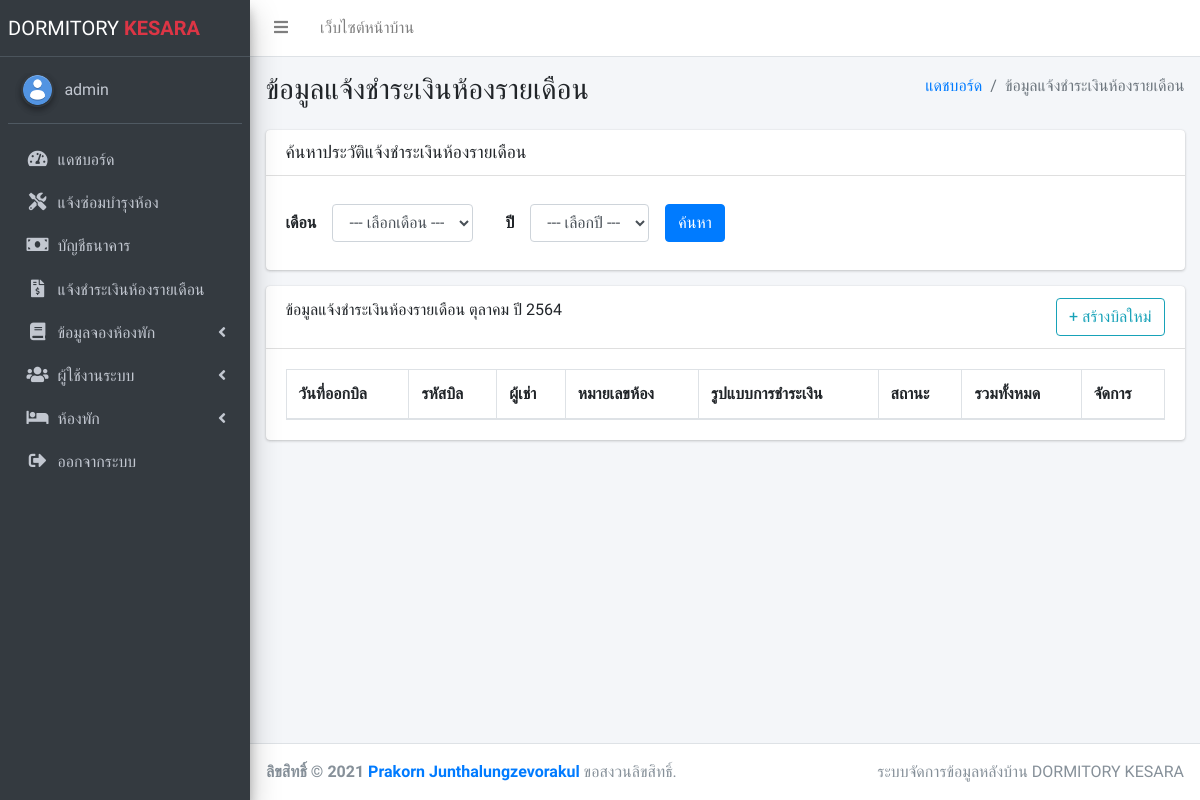
The page /admin/notice_payment.php (signed in) on the database as committed earlier.
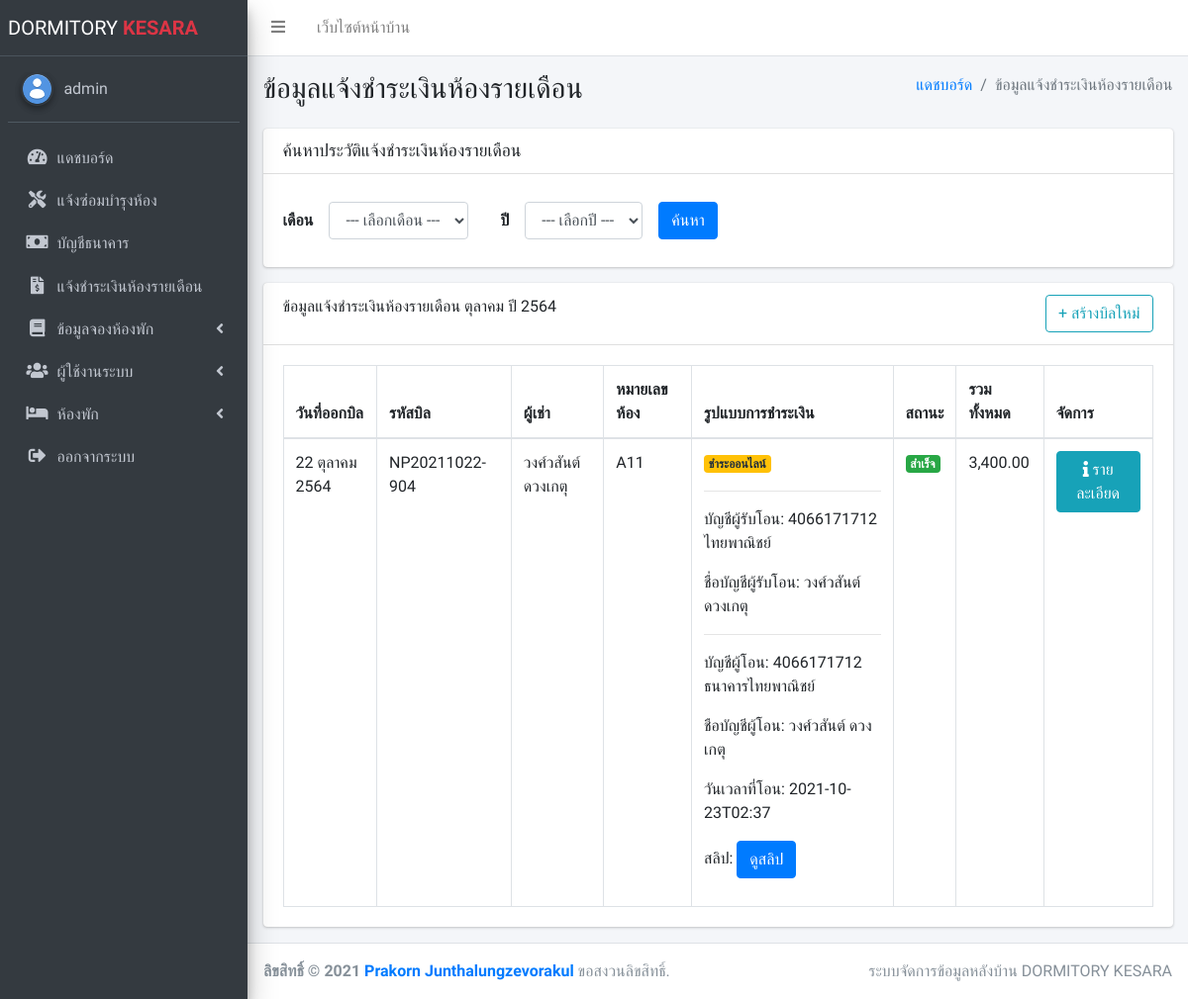
The same page on the database as committed later.
### tables this page shows
CREATE TABLE `notice_payments` (
  `np_id` varchar(255) NOT NULL COMMENT 'รหัสใบเสร็จ',
  `np_customer_username` varchar(255) NOT NULL COMMENT 'ลูกค้า',
  `np_manager_name` varchar(255) NOT NULL COMMENT 'ชื่อผู้จัดการ',
  `np_room_id` varchar(255) NOT NULL COMMENT 'รหัสห้อง',
  `np_month` varchar(255) NOT NULL COMMENT 'เดือน',
  `np_year` varchar(255) NOT NULL COMMENT 'ปี',
  `np_cost` decimal(10,2) NOT NULL COMMENT 'ราคาทั้งหมด',
  `np_fine` decimal(10,2) NOT NULL COMMENT 'ค่าปรับ',
  `np_expired_date` varchar(255) NOT NULL COMMENT 'วันที่หมดเขต',
  `np_status` varchar(255) NOT NULL COMMENT 'สถานะ',
  `np_pay` varchar(255) NOT NULL COMMENT 'รูปแบบการจ่ายเงิน',
  `np_receive_bank` varchar(255) NOT NULL COMMENT 'ธนาคารรับเงิน',
  `np_receive_acc` varchar(255) NOT NULL COMMENT 'เลขบัญชีรับเงิน',
  `np_receive_owner` varchar(255) NOT NULL COMMENT 'ชื่อบัญชีรับเงิน',
  `np_transfer_bank` varchar(255) NOT NULL COMMENT 'ธนาคารผู้โอน',
  `np_transfer_acc` varchar(255) NOT NULL COMMENT 'เลขบัญชีผู้โอน',
  `np_transfer_owner` varchar(255) NOT NULL COMMENT 'ชื่อบัญชีผู้โอน',
  `np_transfer_datetime` varchar(255) NOT NULL COMMENT 'เวลาที่โอน',
  `np_slip` text NOT NULL COMMENT 'ไฟล์ภาพสลิป',
  `np_created` datetime NOT NULL DEFAULT current_timestamp() COMMENT 'วันที่สร้าง'
);

CREATE TABLE `customers` (
  `username` varchar(255) NOT NULL COMMENT 'ชื่อผู้ใช้งาน',
  `id_card` char(13) NOT NULL COMMENT 'เลขบัตรประชาชน',
  `firstname` varchar(255) NOT NULL COMMENT 'ชื่อจริง',
  `lastname` varchar(255) NOT NULL COMMENT 'นามสกุล',
  `gender` varchar(10) NOT NULL COMMENT 'เพศ',
  `phone_number` varchar(255) NOT NULL COMMENT 'เบอร์โทร',
  `address` text NOT NULL COMMENT 'ที่อยู่',
  `email` varchar(255) NOT NULL COMMENT 'อีเมล',
  `password` varchar(255) NOT NULL COMMENT 'รหัสผ่าน',
  `current_book` varchar(255) NOT NULL COMMENT 'รายการปัจจุบัน',
  `status` varchar(255) NOT NULL COMMENT 'สถานะ',
  `active` varchar(10) NOT NULL DEFAULT 'Enable' COMMENT 'สถานะบัญชี',
  `created` timestamp NOT NULL DEFAULT current_timestamp() COMMENT 'วันที่เพิ่มข้อมูล',
  `updated` timestamp NOT NULL DEFAULT current_timestamp() ON UPDATE current_timestamp() COMMENT 'อัพเดตล่าสุด'
);

### admin/notice_payment.php (the view, shortened to what the rows shown need)
<?php
require_once('api/connect.php');
function monthThai($strDate)
{
    $strMonth = date("n", strtotime($strDate));
    $strMonthCut = array("", "มกราคม", "กุมภาพันธ์", "มีนาคม", "เมษายน", "พฤษภาคม", "มิถุนายน", "กรกฎาคม", "สิงหาคม", "กันยายน", "ตุลาคม", "พฤศจิกายน", "ธันวาคม");
    $strMonthThai = $strMonthCut[$strMonth];
    return "$strMonthThai";
}
function yearThai($strDate)
{
    $strYear = date("Y", strtotime($strDate)) + 543;
    return "$strYear";
}
function dateThai($strDate)
{
    $strYear = date("Y", strtotime($strDate)) + 543;
    $strMonth = date("n", strtotime($strDate));
    $strDay = date("j", strtotime($strDate));
    $strMonthCut = array("", "มกราคม", "กุมภาพันธ์", "มีนาคม", "เมษายน", "พฤษภาคม", "มิถุนายน", "กรกฎาคม", "สิงหาคม", "กันยายน", "ตุลาคม", "พฤศจิกายน", "ธันวาคม");
    $strMonthThai = $strMonthCut[$strMonth];
    return "$strDay $strMonthThai $strYear";
}
$current_month = monthThai(date("Y-m-d"));
$current_year = yearThai(date("Y-m-d"));
$sql = "SELECT * FROM notice_payments,customers WHERE notice_payments.np_customer_username=customers.username AND np_month=:month AND np_year=:year ORDER BY np_created DESC";
$stmt = $pdo->prepare($sql);
$stmt->execute([
    'month' => $current_month,
    'year' => $current_year
]);
$data = $stmt->fetchAll();
?>
<!DOCTYPE html>
<html lang="en">
<head>
    <link rel="stylesheet" href="plugins/toastr/toastr.min.css">
    <link rel="stylesheet" href="plugins/datatables-bs4/css/dataTables.bootstrap4.min.css">
    <link rel="stylesheet" href="plugins/datatables-responsive/css/responsive.bootstrap4.min.css">
    <link rel="stylesheet" href="plugins/datatables-buttons/css/buttons.bootstrap4.min.css">
    <link rel="stylesheet" href="plugins/fontawesome-free/css/all.min.css">
    <link rel="stylesheet" href="dist/css/adminlte.min.css">
</head>
<body class="hold-transition sidebar-mini">
    <div class="wrapper">
        <div class="content-wrapper">
            <div class="content-header">
                <div class="container-fluid">
                    <div class="row mb-2">
                        <div class="col-sm-6">
                            <h1 class="m-0">ข้อมูลแจ้งชำระเงินห้องรายเดือน</h1>
                        </div>
                    </div>
                </div>
            </div>
            <section class="content">
                <div class="container-fluid">
                    <div class="row">
                        <div class="col-12">
                            <div class="card">
                                <div class="card-body">
                                    <table id="dataTable" class="table table-bordered table-hover">
                                        <thead>
                                            <tr>
                                                <th>วันที่ออกบิล</th>
                                                <th>รหัสบิล</th>
                                                <th>ผู้เช่า</th>
                                                <th>หมายเลขห้อง</th>
                                                <th>รูปแบบการชำระเงิน</th>
                                                <th>สถานะ</th>
                                                <th>รวมทั้งหมด</th>
                                                <th>จัดการ</th>
                                            </tr>
                                        </thead>
                                        <tbody>
                                            <?php foreach ($data as $row) { ?>
                                                <tr>
                                                    <td><?= dateThai($row['np_created']) ?></td>
                                                    <td><?= $row['np_id'] ?></td>
                                                    <td><?= $row['firstname'] . " " . $row['lastname'] ?></td>
                                                    <td><?= $row['np_room_id'] ?></td>
                                                    <td>
                                                        <?php if ($row['np_pay'] == "ชำระด้วยเงินสด") : ?>
                                                            <span class="badge badge-info"><?= $row['np_pay'] ?></span>
                                                        <?php elseif ($row['np_pay'] == "ชำระออนไลน์") : ?>
                                                            <span class="badge badge-warning"><?= $row['np_pay'] ?></span>
                                                            <hr>
                                                            <p>บัญชีผู้รับโอน: <?= $row['np_receive_acc'] . " " . $row['np_receive_bank'] ?></p>
                                                            <p>ชื่อบัญชีผู้รับโอน: <?= $row['np_receive_owner'] ?></p>
                                                            <hr>
                                                            <p>บัญชีผู้โอน: <?= $row['np_transfer_acc'] . " " . $row['np_transfer_bank'] ?></p>
                                                            <p>ชือบัญชีผู้โอน: <?= $row['np_transfer_owner'] ?></p>
                                                            <p>วันเวลาที่โอน: <?= $row['np_transfer_datetime'] ?></p>
                                                            <p>สลิป: <button class="btn btn-primary" onclick="viewSlip('<?= $row['np_id'] ?>','<?= $row['np_slip'] ?>')">ดูสลิป</button></p>
                                                        <?php endif ?>
                                                    </td>
                                                    <td>
                                                        <?php if ($row['np_status'] == "รอชำระเงิน" || $row['np_status'] == "รอชำระเงิน (เงินสด)") : ?>
                                                            <span class="badge badge-danger"><?= $row['np_status'] ?></span>
                                                        <?php elseif ($row['np_status'] == "รอตรวจสอบ") : ?>
                                                            <span class="badge badge-primary"><?= $row['np_status'] ?></span>
                                                        <?php elseif ($row['np_status'] == "สำเร็จ") :  ?>
                                                            <span class="badge badge-success"><?= $row['np_status'] ?></span>
                                                        <?php elseif ($row['np_status'] == "ปฏิเสธ") : ?>
                                                            <span class="badge badge-danger"><?= $row['np_status'] ?></span>
                                                        <?php endif ?>
                                                    </td>
                                                    <td><?= number_format($row['np_cost'], 2) ?></td>
                                                    <td>
                                                        <a target="_blank" href="np_info.php?id=<?= $row['np_id'] ?>" class="btn btn-info">
                                                            <i class="fas fa-info"></i>
                                                            <span>รายละเอียด</span>
                                                        </a>
                                                    </td>
                                                </tr>
                                            <?php } ?>
                                        </tbody>
                                    </table>
                                </div>
                            </div>
                        </div>
                    </div>
                </div>
            </section>
        </div>
    </div>
</body>
</html>

Rows that differ between the two databases and show on the page:
added notice_payments: np_created "22 ตุลาคม 2564", np_id "NP20211022-904", np_customer_username.firstname "วงศ์วสันต์", np_customer_username.lastname "ดวงเกตุ", np_room "A11", np_pay "ชำระออนไลน์", np_receive_acc "4066171712", np_receive_bank "ไทยพาณิชย์", np_receive_owner "วงศ์วสันต์ ดวงเกตุ", np_transfer_acc "4066171712", np_transfer_bank "ธนาคารไทยพาณิชย์", np_transfer_owner "วงศ์วสันต์ ดวงเกตุ", np_transfer_datetime "2021-10-23T02:37", np_status "สำเร็จ", np_cost "3,400.00"
